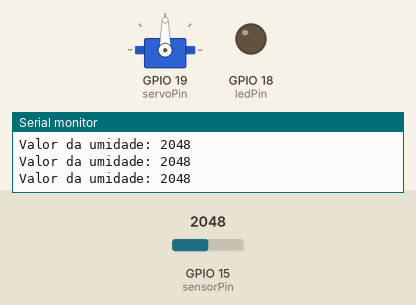
Bench run of a sketch on a simulated ESP32. Shown: servo, output pins drawn as LEDs (lit = HIGH), the last lines printed to the serial monitor. The inputs (shaded band) are chosen by the test bench; at power-on: GPIO 15 (sensorPin) = 2048.

Above: at 1.2 s.
1.3 s: GPIO 15 (sensorPin) set to 1631
2.8 s: GPIO 15 (sensorPin) set to 1556
At 4.81 s:
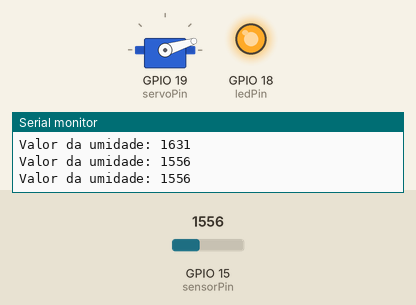
8.8 s: GPIO 15 (sensorPin) set to 1640
At 10.9 s:
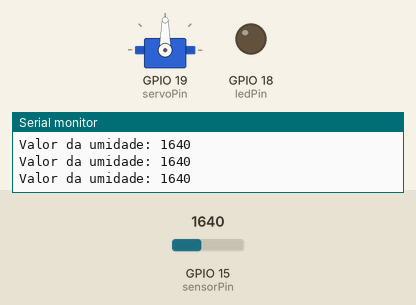
11.8 s: GPIO 15 (sensorPin) set to 1560
At 12.3 s:
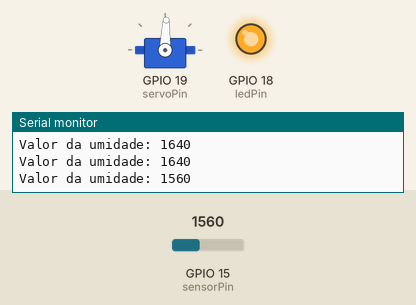
17.8 s: GPIO 15 (sensorPin) set to 2047
At 20.5 s:
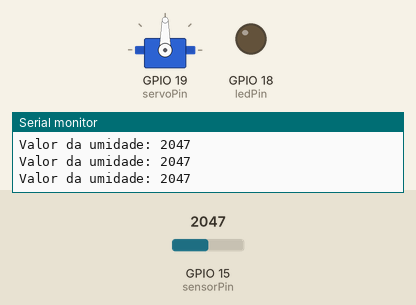
20.8 s: GPIO 15 (sensorPin) set to 1228
At 21.64 s:
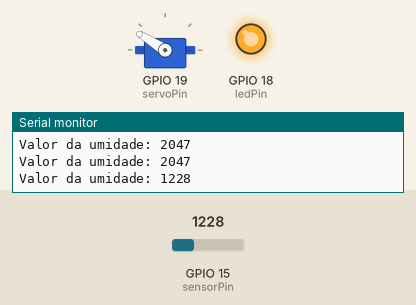
Timing chart, 0 to 24.8 s (numbered marks = the images above; inputs shaded):
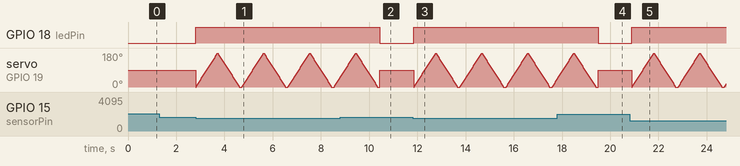

The sketch:

irrigador.ino
```cpp
#include <ESP32Servo.h>

const int sensorPin = 15;
const int servoPin = 19;
const int ledPin = 18;

const int umidadeMinima = 1600;

Servo myservo;

void setup(){
  Serial.begin(115200);
  pinMode(ledPin, OUTPUT);
  pinMode(15, INPUT);
  myservo.attach(servoPin);
}

void loop(){
  int umidade = analogRead(15);
  Serial.print("Valor da umidade: ");
  Serial.println(umidade);

  if(umidade < umidadeMinima){
    digitalWrite(ledPin, HIGH);
  for(int pos = 0; pos<= 180; pos++){
    myservo.write(pos);
    delay(5);
  }
    for(int pos = 180; pos >= 0; pos--){
      myservo.write(pos);
      delay(5);
    }
  }else{
    digitalWrite(ledPin, LOW);
    myservo.write(90);
  }
  delay(100);
} 
```

Measured:
- the behaviour switches between 1600 and 1599 on GPIO 15 (sensorPin) (found by bisection; images 0 and 1)
- after the input at 8.8 s, GPIO 18 (ledPin): HIGH → LOW after 1.6 s
- after the input at 17.8 s, GPIO 18 (ledPin): HIGH → LOW after 1.7 s
